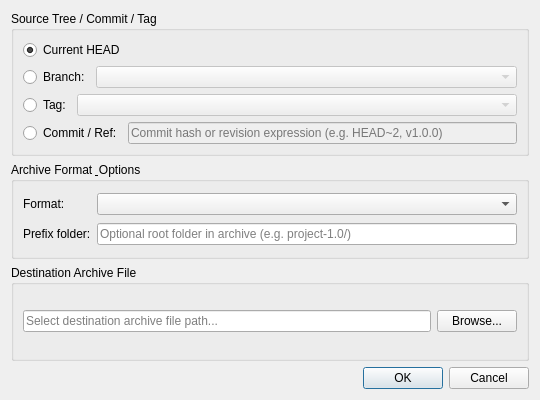
<?xml version="1.0" encoding="UTF-8"?>
<ui version="4.0">
 <class>QGitExportArchiveDialog</class>
 <widget class="QDialog" name="QGitExportArchiveDialog">
  <property name="geometry">
   <rect>
    <x>0</x>
    <y>0</y>
    <width>540</width>
    <height>400</height>
   </rect>
  </property>
  <property name="windowTitle">
   <string>Export Archive (git archive)</string>
  </property>
  <layout class="QVBoxLayout" name="verticalLayout">
   <item>
    <widget class="QGroupBox" name="groupBox_source">
     <property name="title">
      <string>Source Tree / Commit / Tag</string>
     </property>
     <layout class="QVBoxLayout" name="verticalLayout_2">
      <item>
       <widget class="QRadioButton" name="radioButton_currentHead">
        <property name="text">
         <string>Current HEAD</string>
        </property>
        <property name="checked">
         <bool>true</bool>
        </property>
       </widget>
      </item>
      <item>
       <layout class="QHBoxLayout" name="horizontalLayout_branch">
        <item>
         <widget class="QRadioButton" name="radioButton_branch">
          <property name="text">
           <string>Branch:</string>
          </property>
         </widget>
        </item>
        <item>
         <widget class="QComboBox" name="comboBox_branch">
          <property name="enabled">
           <bool>false</bool>
          </property>
          <property name="sizePolicy">
           <sizepolicy hsizetype="Expanding" vsizetype="Fixed">
            <horstretch>0</horstretch>
            <verstretch>0</verstretch>
           </sizepolicy>
          </property>
         </widget>
        </item>
       </layout>
      </item>
      <item>
       <layout class="QHBoxLayout" name="horizontalLayout_tag">
        <item>
         <widget class="QRadioButton" name="radioButton_tag">
          <property name="text">
           <string>Tag:</string>
          </property>
         </widget>
        </item>
        <item>
         <widget class="QComboBox" name="comboBox_tag">
          <property name="enabled">
           <bool>false</bool>
          </property>
          <property name="sizePolicy">
           <sizepolicy hsizetype="Expanding" vsizetype="Fixed">
            <horstretch>0</horstretch>
            <verstretch>0</verstretch>
           </sizepolicy>
          </property>
         </widget>
        </item>
       </layout>
      </item>
      <item>
       <layout class="QHBoxLayout" name="horizontalLayout_commit">
        <item>
         <widget class="QRadioButton" name="radioButton_commit">
          <property name="text">
           <string>Commit / Ref:</string>
          </property>
         </widget>
        </item>
        <item>
         <widget class="QLineEdit" name="lineEdit_commit">
          <property name="enabled">
           <bool>false</bool>
          </property>
          <property name="placeholderText">
           <string>Commit hash or revision expression (e.g. HEAD~2, v1.0.0)</string>
          </property>
         </widget>
        </item>
       </layout>
      </item>
     </layout>
    </widget>
   </item>
   <item>
    <widget class="QGroupBox" name="groupBox_format">
     <property name="title">
      <string>Archive Format &amp; Options</string>
     </property>
     <layout class="QGridLayout" name="gridLayout_format">
      <item row="0" column="0">
       <widget class="QLabel" name="label_format">
        <property name="text">
         <string>Format:</string>
        </property>
       </widget>
      </item>
      <item row="0" column="1">
       <widget class="QComboBox" name="comboBox_format">
        <property name="sizePolicy">
         <sizepolicy hsizetype="Expanding" vsizetype="Fixed">
          <horstretch>0</horstretch>
          <verstretch>0</verstretch>
         </sizepolicy>
        </property>
       </widget>
      </item>
      <item row="1" column="0">
       <widget class="QLabel" name="label_prefix">
        <property name="text">
         <string>Prefix folder:</string>
        </property>
       </widget>
      </item>
      <item row="1" column="1">
       <widget class="QLineEdit" name="lineEdit_prefix">
        <property name="placeholderText">
         <string>Optional root folder in archive (e.g. project-1.0/)</string>
        </property>
       </widget>
      </item>
     </layout>
    </widget>
   </item>
   <item>
    <widget class="QGroupBox" name="groupBox_destination">
     <property name="title">
      <string>Destination Archive File</string>
     </property>
     <layout class="QHBoxLayout" name="horizontalLayout_dest">
      <item>
       <widget class="QLineEdit" name="lineEdit_outputFile">
        <property name="placeholderText">
         <string>Select destination archive file path...</string>
        </property>
       </widget>
      </item>
      <item>
       <widget class="QPushButton" name="pushButton_browse">
        <property name="text">
         <string>Browse...</string>
        </property>
       </widget>
      </item>
     </layout>
    </widget>
   </item>
   <item>
    <widget class="QDialogButtonBox" name="buttonBox">
     <property name="orientation">
      <enum>Qt::Horizontal</enum>
     </property>
     <property name="standardButtons">
      <set>QDialogButtonBox::Cancel|QDialogButtonBox::Ok</set>
     </property>
    </widget>
   </item>
  </layout>
 </widget>
 <resources/>
 <connections>
  <connection>
   <sender>buttonBox</sender>
   <signal>accepted()</signal>
   <receiver>QGitExportArchiveDialog</receiver>
   <slot>accept()</slot>
   <hints>
    <hint type="sourcelabel">
     <x>248</x>
     <y>254</y>
    </hint>
    <hint type="destinationlabel">
     <x>157</x>
     <y>274</y>
    </hint>
   </hints>
  </connection>
  <connection>
   <sender>buttonBox</sender>
   <signal>rejected()</signal>
   <receiver>QGitExportArchiveDialog</receiver>
   <slot>reject()</slot>
   <hints>
    <hint type="sourcelabel">
     <x>316</x>
     <y>260</y>
    </hint>
    <hint type="destinationlabel">
     <x>286</x>
     <y>274</y>
    </hint>
   </hints>
  </connection>
 </connections>
</ui>
